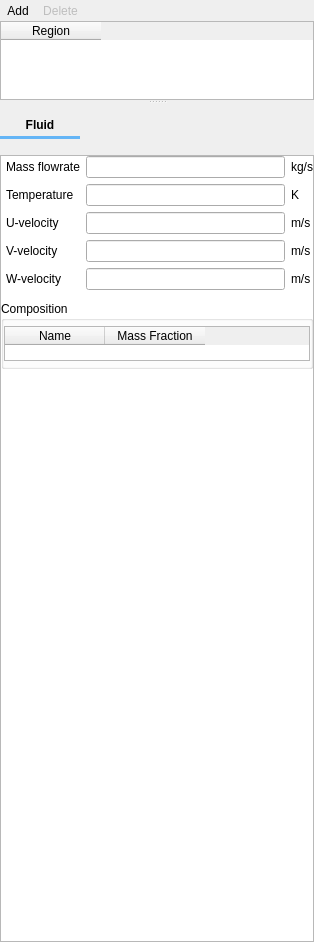
<?xml version="1.0" encoding="UTF-8"?>
<ui version="4.0">
 <class>point_sources</class>
 <widget class="QWidget" name="point_sources">
  <property name="geometry">
   <rect>
    <x>0</x>
    <y>0</y>
    <width>314</width>
    <height>942</height>
   </rect>
  </property>
  <property name="windowTitle">
   <string>Point Sources</string>
  </property>
  <property name="styleSheet">
   <string notr="true"/>
  </property>
  <layout class="QVBoxLayout" name="verticalLayout">
   <property name="spacing">
    <number>0</number>
   </property>
   <property name="leftMargin">
    <number>0</number>
   </property>
   <property name="topMargin">
    <number>0</number>
   </property>
   <property name="rightMargin">
    <number>0</number>
   </property>
   <property name="bottomMargin">
    <number>0</number>
   </property>
   <item>
    <widget class="QSplitter" name="splitter">
     <property name="orientation">
      <enum>Qt::Vertical</enum>
     </property>
     <widget class="QFrame" name="top_frame">
      <property name="sizePolicy">
       <sizepolicy hsizetype="Expanding" vsizetype="MinimumExpanding">
        <horstretch>0</horstretch>
        <verstretch>0</verstretch>
       </sizepolicy>
      </property>
      <property name="maximumSize">
       <size>
        <width>16777215</width>
        <height>100</height>
       </size>
      </property>
      <property name="frameShape">
       <enum>QFrame::NoFrame</enum>
      </property>
      <property name="frameShadow">
       <enum>QFrame::Plain</enum>
      </property>
      <layout class="QVBoxLayout" name="verticalLayout_3">
       <property name="spacing">
        <number>0</number>
       </property>
       <property name="leftMargin">
        <number>0</number>
       </property>
       <property name="topMargin">
        <number>0</number>
       </property>
       <property name="rightMargin">
        <number>0</number>
       </property>
       <property name="bottomMargin">
        <number>0</number>
       </property>
       <item>
        <widget class="QFrame" name="frame_add_delete">
         <property name="frameShape">
          <enum>QFrame::NoFrame</enum>
         </property>
         <property name="frameShadow">
          <enum>QFrame::Plain</enum>
         </property>
         <layout class="QHBoxLayout" name="horizontalLayout_7">
          <property name="spacing">
           <number>0</number>
          </property>
          <property name="leftMargin">
           <number>0</number>
          </property>
          <property name="topMargin">
           <number>0</number>
          </property>
          <property name="rightMargin">
           <number>0</number>
          </property>
          <property name="bottomMargin">
           <number>0</number>
          </property>
          <item>
           <layout class="QHBoxLayout" name="horizontalLayout">
            <item>
             <widget class="QToolButton" name="toolbutton_add">
              <property name="toolTip">
               <string>Define new point source over one or more regions</string>
              </property>
              <property name="text">
               <string>Add</string>
              </property>
              <property name="autoRaise">
               <bool>true</bool>
              </property>
             </widget>
            </item>
            <item>
             <widget class="QToolButton" name="toolbutton_delete">
              <property name="enabled">
               <bool>false</bool>
              </property>
              <property name="toolTip">
               <string>Delete point source for region</string>
              </property>
              <property name="text">
               <string>Delete</string>
              </property>
              <property name="autoRaise">
               <bool>true</bool>
              </property>
             </widget>
            </item>
            <item>
             <spacer name="horizontalSpacer">
              <property name="orientation">
               <enum>Qt::Horizontal</enum>
              </property>
              <property name="sizeHint" stdset="0">
               <size>
                <width>40</width>
                <height>20</height>
               </size>
              </property>
             </spacer>
            </item>
           </layout>
          </item>
         </layout>
        </widget>
       </item>
       <item>
        <widget class="QTableWidget" name="tablewidget_regions">
         <property name="maximumSize">
          <size>
           <width>16777215</width>
           <height>100</height>
          </size>
         </property>
         <property name="selectionMode">
          <enum>QAbstractItemView::SingleSelection</enum>
         </property>
         <property name="selectionBehavior">
          <enum>QAbstractItemView::SelectRows</enum>
         </property>
         <attribute name="horizontalHeaderHighlightSections">
          <bool>false</bool>
         </attribute>
         <attribute name="verticalHeaderVisible">
          <bool>false</bool>
         </attribute>
         <column>
          <property name="text">
           <string>Region</string>
          </property>
         </column>
        </widget>
       </item>
      </layout>
     </widget>
     <widget class="QFrame" name="bottom_frame">
      <property name="sizePolicy">
       <sizepolicy hsizetype="Expanding" vsizetype="Expanding">
        <horstretch>0</horstretch>
        <verstretch>0</verstretch>
       </sizepolicy>
      </property>
      <property name="frameShape">
       <enum>QFrame::NoFrame</enum>
      </property>
      <property name="frameShadow">
       <enum>QFrame::Plain</enum>
      </property>
      <layout class="QGridLayout" name="gridLayout_15">
       <property name="leftMargin">
        <number>0</number>
       </property>
       <property name="topMargin">
        <number>10</number>
       </property>
       <property name="rightMargin">
        <number>0</number>
       </property>
       <property name="bottomMargin">
        <number>0</number>
       </property>
       <item row="0" column="0">
        <layout class="QHBoxLayout" name="horizontalLayout_2">
         <item>
          <widget class="QFrame" name="tab_frame">
           <property name="styleSheet">
            <string notr="true">QPushButton:hover {color:#64B5F6; background-color: transparent;}
QPushButton:pressed { color: #64B5F6; background-color: transparent; }
QPushButton:checked { font: bold; background-color: transparent; }
      </string>
           </property>
           <property name="frameShape">
            <enum>QFrame::NoFrame</enum>
           </property>
           <property name="frameShadow">
            <enum>QFrame::Plain</enum>
           </property>
           <layout class="QGridLayout" name="tab_layout">
            <property name="leftMargin">
             <number>0</number>
            </property>
            <property name="topMargin">
             <number>0</number>
            </property>
            <property name="rightMargin">
             <number>0</number>
            </property>
            <property name="bottomMargin">
             <number>10</number>
            </property>
            <property name="spacing">
             <number>0</number>
            </property>
            <item row="1" column="0">
             <widget class="Line" name="tab_underline">
              <property name="sizePolicy">
               <sizepolicy hsizetype="Preferred" vsizetype="Fixed">
                <horstretch>0</horstretch>
                <verstretch>0</verstretch>
               </sizepolicy>
              </property>
              <property name="minimumSize">
               <size>
                <width>0</width>
                <height>3</height>
               </size>
              </property>
              <property name="maximumSize">
               <size>
                <width>16777215</width>
                <height>3</height>
               </size>
              </property>
              <property name="styleSheet">
               <string notr="true">QWidget{
	background-color: #64B5F6;
	border-color: #64B5F6;
}</string>
              </property>
              <property name="lineWidth">
               <number>0</number>
              </property>
              <property name="orientation">
               <enum>Qt::Horizontal</enum>
              </property>
             </widget>
            </item>
            <item row="0" column="0">
             <widget class="QPushButton" name="pushbutton_fluid">
              <property name="font">
               <font>
                <weight>75</weight>
                <bold>true</bold>
               </font>
              </property>
              <property name="text">
               <string>Fluid</string>
              </property>
              <property name="flat">
               <bool>true</bool>
              </property>
             </widget>
            </item>
           </layout>
          </widget>
         </item>
         <item>
          <spacer name="horizontalSpacer_2">
           <property name="orientation">
            <enum>Qt::Horizontal</enum>
           </property>
           <property name="sizeHint" stdset="0">
            <size>
             <width>40</width>
             <height>20</height>
            </size>
           </property>
          </spacer>
         </item>
        </layout>
       </item>
       <item row="1" column="0">
        <widget class="QScrollArea" name="scrollarea_detail">
         <property name="sizePolicy">
          <sizepolicy hsizetype="Expanding" vsizetype="MinimumExpanding">
           <horstretch>0</horstretch>
           <verstretch>0</verstretch>
          </sizepolicy>
         </property>
         <property name="minimumSize">
          <size>
           <width>0</width>
           <height>0</height>
          </size>
         </property>
         <property name="styleSheet">
          <string notr="true">QWidget#detail_pane {background-color: white}</string>
         </property>
         <property name="widgetResizable">
          <bool>true</bool>
         </property>
         <widget class="QWidget" name="detail_pane">
          <property name="geometry">
           <rect>
            <x>0</x>
            <y>0</y>
            <width>310</width>
            <height>774</height>
           </rect>
          </property>
          <layout class="QGridLayout" name="gridLayout_4">
           <property name="leftMargin">
            <number>0</number>
           </property>
           <property name="topMargin">
            <number>0</number>
           </property>
           <property name="rightMargin">
            <number>0</number>
           </property>
           <property name="bottomMargin">
            <number>0</number>
           </property>
           <property name="spacing">
            <number>0</number>
           </property>
           <item row="2" column="0">
            <spacer name="verticalSpacer">
             <property name="orientation">
              <enum>Qt::Vertical</enum>
             </property>
             <property name="sizeHint" stdset="0">
              <size>
               <width>20</width>
               <height>40</height>
              </size>
             </property>
            </spacer>
           </item>
           <item row="0" column="0" rowspan="2" colspan="2">
            <widget class="QStackedWidget" name="stackedwidget">
             <property name="sizePolicy">
              <sizepolicy hsizetype="Preferred" vsizetype="MinimumExpanding">
               <horstretch>0</horstretch>
               <verstretch>0</verstretch>
              </sizepolicy>
             </property>
             <property name="currentIndex">
              <number>0</number>
             </property>
             <widget class="QWidget" name="page_fluid">
              <layout class="QVBoxLayout" name="verticalLayout_2">
               <property name="spacing">
                <number>6</number>
               </property>
               <property name="leftMargin">
                <number>0</number>
               </property>
               <property name="topMargin">
                <number>0</number>
               </property>
               <property name="rightMargin">
                <number>0</number>
               </property>
               <property name="bottomMargin">
                <number>0</number>
               </property>
               <item>
                <widget class="QFrame" name="frame_fluid_parameters">
                 <property name="frameShape">
                  <enum>QFrame::NoFrame</enum>
                 </property>
                 <property name="frameShadow">
                  <enum>QFrame::Plain</enum>
                 </property>
                 <layout class="QGridLayout" name="gridLayout_3">
                  <property name="leftMargin">
                   <number>5</number>
                  </property>
                  <property name="topMargin">
                   <number>0</number>
                  </property>
                  <property name="rightMargin">
                   <number>0</number>
                  </property>
                  <property name="bottomMargin">
                   <number>5</number>
                  </property>
                  <item row="0" column="0">
                   <widget class="QLabel" name="label_ps_massflow_g">
                    <property name="text">
                     <string>Mass flowrate</string>
                    </property>
                   </widget>
                  </item>
                  <item row="0" column="1">
                   <widget class="LineEdit" name="lineedit_keyword_ps_massflow_g_args_PS"/>
                  </item>
                  <item row="1" column="0">
                   <widget class="QLabel" name="label_ps_t_g">
                    <property name="text">
                     <string>Temperature</string>
                    </property>
                   </widget>
                  </item>
                  <item row="1" column="1">
                   <widget class="LineEdit" name="lineedit_keyword_ps_t_g_args_PS"/>
                  </item>
                  <item row="1" column="2">
                   <widget class="QLabel" name="label_ps_t_g_units">
                    <property name="text">
                     <string>K</string>
                    </property>
                   </widget>
                  </item>
                  <item row="2" column="0">
                   <widget class="QLabel" name="label_ps_u_g">
                    <property name="text">
                     <string>U-velocity</string>
                    </property>
                   </widget>
                  </item>
                  <item row="2" column="1">
                   <widget class="LineEdit" name="lineedit_keyword_ps_u_g_args_PS"/>
                  </item>
                  <item row="2" column="2">
                   <widget class="QLabel" name="label_ps_u_g_units">
                    <property name="text">
                     <string>m/s</string>
                    </property>
                   </widget>
                  </item>
                  <item row="3" column="0">
                   <widget class="QLabel" name="label_ps_v_g">
                    <property name="text">
                     <string>V-velocity</string>
                    </property>
                   </widget>
                  </item>
                  <item row="3" column="1">
                   <widget class="LineEdit" name="lineedit_keyword_ps_v_g_args_PS"/>
                  </item>
                  <item row="4" column="1">
                   <widget class="LineEdit" name="lineedit_keyword_ps_w_g_args_PS"/>
                  </item>
                  <item row="3" column="2">
                   <widget class="QLabel" name="label_ps_v_g_units">
                    <property name="text">
                     <string>m/s</string>
                    </property>
                   </widget>
                  </item>
                  <item row="4" column="0">
                   <widget class="QLabel" name="label_ps_v_w">
                    <property name="text">
                     <string>W-velocity</string>
                    </property>
                   </widget>
                  </item>
                  <item row="4" column="2">
                   <widget class="QLabel" name="label_ps_v_w_units">
                    <property name="text">
                     <string>m/s</string>
                    </property>
                   </widget>
                  </item>
                  <item row="0" column="2">
                   <widget class="QLabel" name="label_ps_massflow_g_units">
                    <property name="text">
                     <string>kg/s</string>
                    </property>
                   </widget>
                  </item>
                 </layout>
                </widget>
               </item>
               <item>
                <widget class="QGroupBox" name="groupbox_fluid_composition">
                 <property name="title">
                  <string>Composition</string>
                 </property>
                 <property name="flat">
                  <bool>true</bool>
                 </property>
                 <layout class="QGridLayout" name="gridLayout_14">
                  <property name="leftMargin">
                   <number>0</number>
                  </property>
                  <property name="topMargin">
                   <number>5</number>
                  </property>
                  <property name="rightMargin">
                   <number>0</number>
                  </property>
                  <property name="bottomMargin">
                   <number>5</number>
                  </property>
                  <property name="spacing">
                   <number>6</number>
                  </property>
                  <item row="0" column="0">
                   <widget class="QTableWidget" name="tablewidget_fluid_mass_fraction">
                    <property name="maximumSize">
                     <size>
                      <width>16777215</width>
                      <height>35</height>
                     </size>
                    </property>
                    <property name="selectionMode">
                     <enum>QAbstractItemView::NoSelection</enum>
                    </property>
                    <attribute name="verticalHeaderVisible">
                     <bool>false</bool>
                    </attribute>
                    <column>
                     <property name="text">
                      <string>Name</string>
                     </property>
                    </column>
                    <column>
                     <property name="text">
                      <string>Mass Fraction</string>
                     </property>
                    </column>
                   </widget>
                  </item>
                 </layout>
                </widget>
               </item>
               <item>
                <spacer name="verticalSpacer_2">
                 <property name="orientation">
                  <enum>Qt::Vertical</enum>
                 </property>
                 <property name="sizeHint" stdset="0">
                  <size>
                   <width>20</width>
                   <height>40</height>
                  </size>
                 </property>
                </spacer>
               </item>
              </layout>
             </widget>
             <widget class="QWidget" name="page_dummy_solids_L">
              <property name="autoFillBackground">
               <bool>true</bool>
              </property>
              <layout class="QGridLayout" name="gridLayout_12">
               <item row="0" column="0">
                <widget class="QLabel" name="label_dummy_solids_L">
                 <property name="autoFillBackground">
                  <bool>false</bool>
                 </property>
                 <property name="styleSheet">
                  <string notr="true">background-color: white</string>
                 </property>
                 <property name="text">
                  <string>LEFT</string>
                 </property>
                </widget>
               </item>
              </layout>
             </widget>
             <widget class="QWidget" name="page_solids">
              <property name="styleSheet">
               <string notr="true"/>
              </property>
              <layout class="QVBoxLayout" name="verticalLayout_5">
               <property name="spacing">
                <number>6</number>
               </property>
               <property name="leftMargin">
                <number>0</number>
               </property>
               <property name="topMargin">
                <number>0</number>
               </property>
               <property name="rightMargin">
                <number>0</number>
               </property>
               <property name="bottomMargin">
                <number>0</number>
               </property>
               <item>
                <widget class="QFrame" name="frame_solids_parameters">
                 <property name="frameShape">
                  <enum>QFrame::NoFrame</enum>
                 </property>
                 <property name="frameShadow">
                  <enum>QFrame::Plain</enum>
                 </property>
                 <layout class="QGridLayout" name="gridLayout_2">
                  <property name="leftMargin">
                   <number>5</number>
                  </property>
                  <property name="topMargin">
                   <number>0</number>
                  </property>
                  <property name="rightMargin">
                   <number>0</number>
                  </property>
                  <property name="bottomMargin">
                   <number>5</number>
                  </property>
                  <item row="0" column="1">
                   <widget class="LineEdit" name="lineedit_keyword_ps_massflow_s_args_PS_P"/>
                  </item>
                  <item row="2" column="1">
                   <widget class="LineEdit" name="lineedit_keyword_ps_u_s_args_PS_P"/>
                  </item>
                  <item row="0" column="0">
                   <widget class="QLabel" name="label_ps_massflow_s">
                    <property name="text">
                     <string>Mass flowrate</string>
                    </property>
                   </widget>
                  </item>
                  <item row="1" column="0">
                   <widget class="QLabel" name="label_ps_t_s">
                    <property name="text">
                     <string>Temperature</string>
                    </property>
                   </widget>
                  </item>
                  <item row="1" column="1">
                   <widget class="LineEdit" name="lineedit_keyword_ps_t_s_args_PS_P"/>
                  </item>
                  <item row="1" column="2">
                   <widget class="QLabel" name="label_ps_t_s_units">
                    <property name="text">
                     <string>K</string>
                    </property>
                   </widget>
                  </item>
                  <item row="2" column="0">
                   <widget class="QLabel" name="label_ps_u_s">
                    <property name="text">
                     <string>U-velocity</string>
                    </property>
                   </widget>
                  </item>
                  <item row="3" column="1">
                   <widget class="LineEdit" name="lineedit_keyword_ps_v_s_args_PS_P"/>
                  </item>
                  <item row="2" column="2">
                   <widget class="QLabel" name="label_ps_u_s_units">
                    <property name="text">
                     <string>m/s</string>
                    </property>
                   </widget>
                  </item>
                  <item row="3" column="0">
                   <widget class="QLabel" name="label_ps_v_s">
                    <property name="text">
                     <string>V-velocity</string>
                    </property>
                   </widget>
                  </item>
                  <item row="3" column="2">
                   <widget class="QLabel" name="label_ps_v_s_units">
                    <property name="text">
                     <string>m/s</string>
                    </property>
                   </widget>
                  </item>
                  <item row="4" column="0">
                   <widget class="QLabel" name="label_ps_w_s">
                    <property name="text">
                     <string>W-velocity</string>
                    </property>
                   </widget>
                  </item>
                  <item row="4" column="1">
                   <widget class="LineEdit" name="lineedit_keyword_ps_w_s_args_PS_P"/>
                  </item>
                  <item row="4" column="2">
                   <widget class="QLabel" name="label_ps_w_s_units">
                    <property name="text">
                     <string>m/s</string>
                    </property>
                   </widget>
                  </item>
                  <item row="0" column="2">
                   <widget class="QLabel" name="label_ps_massflow_s">
                    <property name="text">
                     <string>kg/s</string>
                    </property>
                   </widget>
                  </item>
                 </layout>
                </widget>
               </item>
               <item>
                <widget class="QGroupBox" name="groupbox_solids_composition">
                 <property name="font">
                  <font>
                   <weight>75</weight>
                   <bold>true</bold>
                  </font>
                 </property>
                 <property name="title">
                  <string>Composition</string>
                 </property>
                 <property name="flat">
                  <bool>true</bool>
                 </property>
                 <layout class="QGridLayout" name="gridLayout_13">
                  <property name="leftMargin">
                   <number>0</number>
                  </property>
                  <property name="topMargin">
                   <number>5</number>
                  </property>
                  <property name="rightMargin">
                   <number>0</number>
                  </property>
                  <property name="bottomMargin">
                   <number>5</number>
                  </property>
                  <item row="0" column="0">
                   <widget class="QTableWidget" name="tablewidget_solids_mass_fraction">
                    <property name="maximumSize">
                     <size>
                      <width>16777215</width>
                      <height>35</height>
                     </size>
                    </property>
                    <property name="selectionMode">
                     <enum>QAbstractItemView::NoSelection</enum>
                    </property>
                    <attribute name="horizontalHeaderHighlightSections">
                     <bool>false</bool>
                    </attribute>
                    <attribute name="verticalHeaderVisible">
                     <bool>false</bool>
                    </attribute>
                    <column>
                     <property name="text">
                      <string>Name</string>
                     </property>
                    </column>
                    <column>
                     <property name="text">
                      <string>Mass Fraction</string>
                     </property>
                    </column>
                   </widget>
                  </item>
                 </layout>
                </widget>
               </item>
               <item>
                <spacer name="verticalSpacer_3">
                 <property name="orientation">
                  <enum>Qt::Vertical</enum>
                 </property>
                 <property name="sizeHint" stdset="0">
                  <size>
                   <width>20</width>
                   <height>40</height>
                  </size>
                 </property>
                </spacer>
               </item>
              </layout>
             </widget>
             <widget class="QWidget" name="page_dummy_solids_R">
              <property name="autoFillBackground">
               <bool>true</bool>
              </property>
              <layout class="QGridLayout" name="gridLayout_11">
               <item row="0" column="0">
                <widget class="QLabel" name="label_dummy_solids_R">
                 <property name="autoFillBackground">
                  <bool>false</bool>
                 </property>
                 <property name="styleSheet">
                  <string notr="true">background-color: white</string>
                 </property>
                 <property name="text">
                  <string>RIGHT</string>
                 </property>
                </widget>
               </item>
              </layout>
             </widget>
            </widget>
           </item>
          </layout>
          <zorder>stackedwidget</zorder>
          <zorder>verticalSpacer</zorder>
         </widget>
        </widget>
       </item>
      </layout>
     </widget>
    </widget>
   </item>
  </layout>
 </widget>
 <customwidgets>
  <customwidget>
   <class>LineEdit</class>
   <extends>QLineEdit</extends>
   <header>mfix.widgets.base</header>
  </customwidget>
 </customwidgets>
 <resources/>
 <connections/>
</ui>
